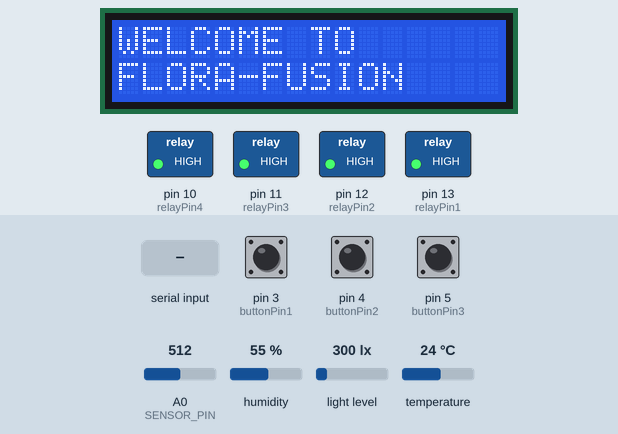
The sketch below on a simulated Arduino Uno, built with avr-gcc and run on an emulated ATmega328P. Parts: 16×2 character LCD, switched loads named in the sketch (green lamp = pin HIGH). Wiring (inferred from the names in the program): HTU21/Si7021 sensor at I2C address 0x40. Inputs (shaded band) come from the test bench; at power-on: pin 3 (buttonPin1) HIGH, pin 4 (buttonPin2) HIGH, pin 5 (buttonPin3) HIGH, A0 (SENSOR_PIN) = 512, humidity 55 %, light level 300 lx, temperature 24 °C. What the sketch prints to the serial monitor is not drawn.

Above: at 1.2 s.
1.3 s: pin 3 (buttonPin1) pulled LOW for 0.15 s
At 11.6 s:
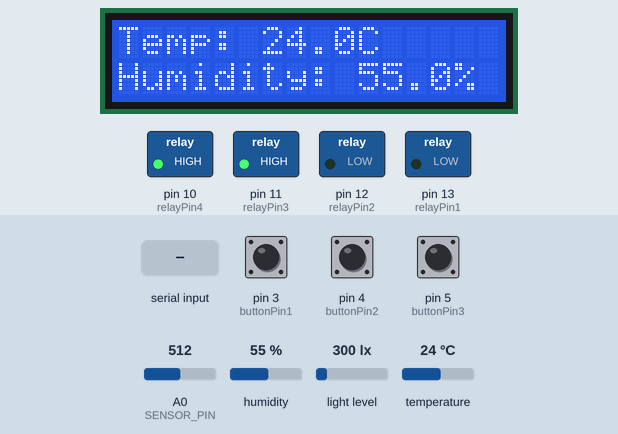
15.4 s: pin 4 (buttonPin2) pulled LOW for 0.15 s
At 16.8 s:
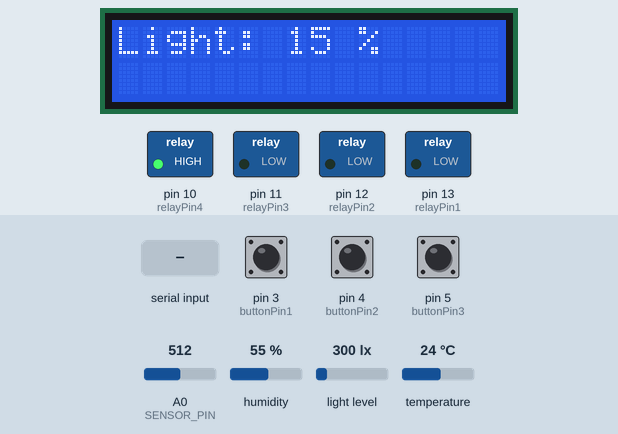
29.5 s: "Relay Fan: OFF\n" received over Serial
At 31.4 s:
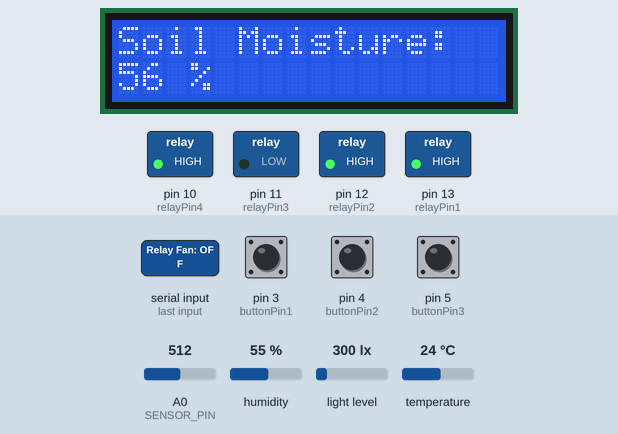
43.5 s: pin 5 (buttonPin3) pulled LOW for 0.15 s
At 44.2 s:
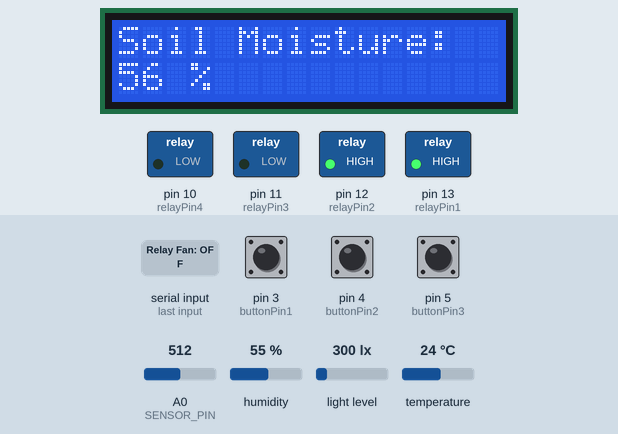
57.6 s: "Relay Light: OFF\n" received over Serial
At 58.2 s:
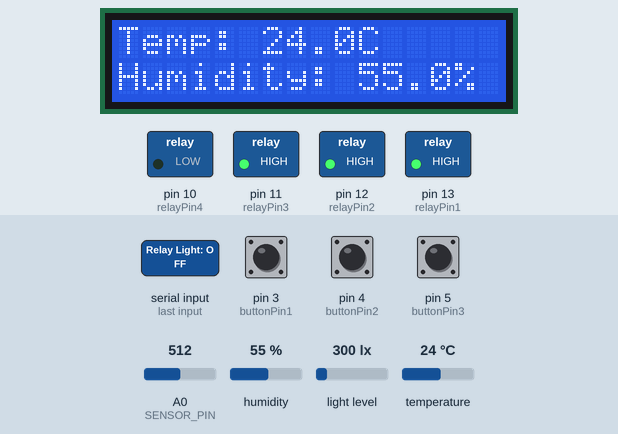
62.1 s: "Relay Fan: ON\n" received over Serial
At 62.5 s:
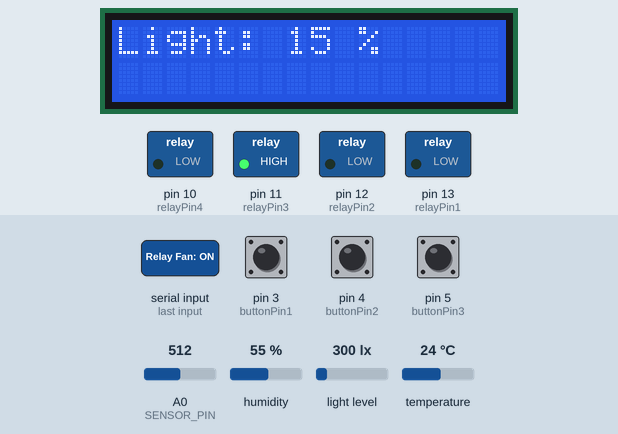
Timing chart, 0 to 65.1 s (numbered marks = the images above; inputs shaded):
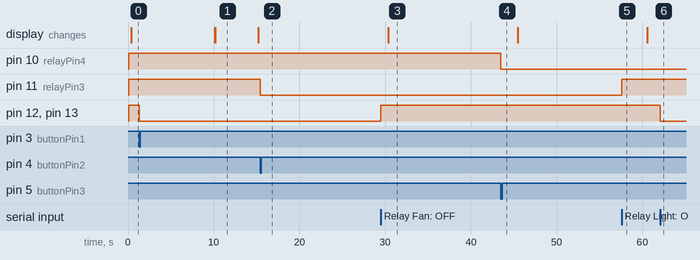

The sketch:

FINAL_UNO.ino
```cpp
#include <Wire.h>
#include <LiquidCrystal_I2C.h>
#include <BH1750.h>

#define SI7021_ADDR 0x40  // 7-bit I2C address of Si7021
#define BUTTON_PIN 6      // Pin for the push button
#define SENSOR_PIN A0     // Pin for the Soil Moisture Sensor

// Si7021 command codes
#define CMD_MEASURE_RH_WITHHOLD  0xE5  // Measure RH with Hold Master
#define CMD_MEASURE_TEMP_WITHHOLD 0xE3  // Measure Temperature with Hold Master

// Pin Definitions for Relays
const int relayPin1 = 13;     // Pin for fan 1
const int relayPin2 = 12;     // Pin for fan 2
const int relayPin3 = 11;     // Pin for lights
const int relayPin4 = 10;     // Pin for pump

// Pin Definitions for Buttons
const int buttonPin1 = 3;     // Button 1 for both fans
const int buttonPin2 = 4;     // Button 2 for lights
const int buttonPin3 = 5;     // Button 3 for pump

// Variables to track actuator states
bool fanState = false;        // Fan state (both fans controlled by one button)
bool lightsState = false;     // Lights state
bool pumpState = false;       // Pump state

// Variables for button press logic
int buttonState1 = 0;
int lastButtonState1 = 0;

int buttonState2 = 0;
int lastButtonState2 = 0;

int buttonState3 = 0;
int lastButtonState3 = 0;

// Initialize the LCD (address 0x27, 16 columns, 2 rows)
LiquidCrystal_I2C lcd(0x27, 16, 2);

// Initialize the BH1750 light sensor
BH1750 lightMeter;

// Soil Moisture Sensor Calibration Values
const int SOIL_DRY_VALUE = 847;   // dry soil (your measured average)
const int SOIL_WET_VALUE = 250;   // wet soil (your measured average)

int screenState = 0;  // Track the current screen (0 = Temp/Humidity, 1 = Light, 2 = Soil Moisture)
unsigned long lastSensorUpdate = 0;  // Time of last sensor update
const unsigned long sensorUpdateInterval = 5000;  // 5 seconds delay between updates
unsigned long lastScreenChange = 0;  // Time of last screen change
const unsigned long screenCycleInterval = 15000;  // 15 seconds interval for automatic screen change
unsigned long lastDebounceTime = 0;  // To handle debouncing
bool lastButtonState = HIGH;  // Button is pulled up, so it starts HIGH

// Time for welcome screen
unsigned long welcomeStartTime = 0;
bool welcomeScreenShown = false;

// Variables for receiving commands from ESP8266
String receivedCommand = "";
bool commandReceived = false;

void setup() {
  Serial.begin(9600);  // Start serial communication with the ESP8266
  Wire.begin();  // Join I2C bus as master

  // Initialize LCD
  lcd.begin(16, 2);  // Initialize LCD with 16 columns and 2 rows
  lcd.backlight();  // Turn on the backlight

  // Initialize the BH1750 light sensor
  lightMeter.begin();

  // Reset the Si7021 sensor
  Wire.beginTransmission(SI7021_ADDR);
  Wire.write(0xFE);  // Reset command
  Wire.endTransmission();
  delay(15);  // Allow time for reset

  // Check if the Si7021 sensor is present
  if (checkSensor()) {
    Serial.println("Si7021 sensor found.");
  } else {
    Serial.println("Si7021 sensor not found.");
  }

  // Set the button pin as input with internal pull-up
  pinMode(BUTTON_PIN, INPUT_PULLUP);

  // Initialize relay pins as output
  pinMode(relayPin1, OUTPUT);
  pinMode(relayPin2, OUTPUT);
  pinMode(relayPin3, OUTPUT);
  pinMode(relayPin4, OUTPUT);

  // Initialize the button pins as input with internal pull-up resistor
  pinMode(buttonPin1, INPUT_PULLUP);
  pinMode(buttonPin2, INPUT_PULLUP);
  pinMode(buttonPin3, INPUT_PULLUP);

  // Start with all actuators turned off
  digitalWrite(relayPin1, HIGH);
  digitalWrite(relayPin2, HIGH);
  digitalWrite(relayPin3, HIGH);
  digitalWrite(relayPin4, HIGH);

  // Display welcome screen for 10 seconds
  welcomeStartTime = millis();
  welcomeScreenShown = true;
}

void loop() {
  // Check for incoming commands from ESP8266
  receiveCommandFromESP();

  // Process any received commands
  if (commandReceived) {
    processCommand(receivedCommand);
    commandReceived = false;
    receivedCommand = "";
  }

  // Read the current state of each button
  buttonState1 = digitalRead(buttonPin1);
  buttonState2 = digitalRead(buttonPin2);
  buttonState3 = digitalRead(buttonPin3);

  // Button 1 - Toggle both fans
  if (buttonState1 == LOW && lastButtonState1 == HIGH && (millis() - lastDebounceTime) > 20) {  // 20ms debounce for faster response
    fanState = !fanState;
    digitalWrite(relayPin1, fanState ? LOW : HIGH);
    digitalWrite(relayPin2, fanState ? LOW : HIGH);
    Serial.println(fanState ? "Fans ON" : "Fans OFF");
    lastDebounceTime = millis();  // Update debounce time
  }

  // Button 2 - Toggle lights
  if (buttonState2 == LOW && lastButtonState2 == HIGH && (millis() - lastDebounceTime) > 20) {  // 20ms debounce for faster response
    lightsState = !lightsState;
    digitalWrite(relayPin3, lightsState ? LOW : HIGH);
    Serial.println(lightsState ? "Lights ON" : "Lights OFF");
    lastDebounceTime = millis();  // Update debounce time
  }

  // Button 3 - Toggle pump
  if (buttonState3 == LOW && lastButtonState3 == HIGH && (millis() - lastDebounceTime) > 20) {  // 20ms debounce for faster response
    pumpState = !pumpState;
    digitalWrite(relayPin4, pumpState ? LOW : HIGH);
    Serial.println(pumpState ? "Pump ON" : "Pump OFF");
    lastDebounceTime = millis();  // Update debounce time
  }

  // Save the current button state for the next loop
  lastButtonState1 = buttonState1;
  lastButtonState2 = buttonState2;
  lastButtonState3 = buttonState3;

  // Display the welcome screen if not already shown
  if (welcomeScreenShown) {
    lcd.clear();
    lcd.setCursor(0, 0);
    lcd.print("WELCOME TO");
    lcd.setCursor(0, 1);
    lcd.print("FLORA-FUSION");

    if (millis() - welcomeStartTime > 10000) {  // 10 seconds delay for welcome screen
      welcomeScreenShown = false;
      lcd.clear();  // Clear the LCD after the welcome screen
    }
    return;  // Skip the rest of the loop to show the welcome screen
  }

  // Automatically switch screen every 15 seconds
  if (millis() - lastScreenChange >= screenCycleInterval) {
    screenState = (screenState + 1) % 3;  // Cycle between 0, 1, 2 for 3 screens
    lastScreenChange = millis();  // Update the last screen change timestamp
  }

  // Read data from sensors only if it's time for an update
  if (millis() - lastSensorUpdate >= sensorUpdateInterval) {
    float humidity = readHumidity();
    float temperature = readTemperature();
    int light = readLightIntensity();  // Read light as percentage
    int moisturePercent = readSoilMoisture();

    // Update the sensor data timestamp
    lastSensorUpdate = millis();

    // Display the current data depending on the screen state
    lcd.clear();  // Clear the LCD before updating
    switch (screenState) {
      case 0:  // Temperature and Humidity screen
        lcd.setCursor(0, 0);
        lcd.print("Temp: ");
        lcd.print(temperature, 1);
        lcd.print("C");

        lcd.setCursor(0, 1);
        lcd.print("Humidity: ");
        lcd.print(humidity, 1);
        lcd.print("%");
        break;

      case 1:  // Light Intensity screen (now in percentage)
        lcd.setCursor(0, 0);
        lcd.print("Light: ");
        lcd.print(light);
        lcd.print(" %");
        break;

      case 2:  // Soil Moisture screen
        lcd.setCursor(0, 0);
        lcd.print("Soil Moisture:");
        lcd.setCursor(0, 1);
        lcd.print(moisturePercent);
        lcd.print(" %");
        break;
    }

    // Serial Monitor output showing all data at once
    Serial.print("Temperature: ");
    Serial.print(temperature, 1);
    Serial.print(" C | Humidity: ");
    Serial.print(humidity, 1);
    Serial.print(" % | Light: ");
    Serial.print(light);
    Serial.print(" % | Soil Moisture: ");
    Serial.println(moisturePercent);

    // Send the sensor data to ESP8266 via Serial (as a comma-separated string)
    String dataPacket = String(temperature) + "," + String(humidity) + "," + String(light) + "," + String(moisturePercent);
    Serial.println(dataPacket);  // Send the data packet to ESP8266
  }
}

// Function to receive commands from ESP8266
void receiveCommandFromESP() {
  if (Serial.available()) {
    String incoming = Serial.readStringUntil('\n');
    incoming.trim(); // Remove any extra whitespace or newlines

    // Check if this is a relay command (starts with "Relay")
    if (incoming.startsWith("Relay")) {
      receivedCommand = incoming;
      commandReceived = true;
      Serial.print("Command received: ");
      Serial.println(incoming);
    }
  }
}

// Function to process commands from ESP8266
void processCommand(String command) {
  if (command == "Relay Fan: ON") {
    fanState = true;
    digitalWrite(relayPin1, LOW);  // Turn ON fan 1
    digitalWrite(relayPin2, LOW);  // Turn ON fan 2
    Serial.println("Fans turned ON via ESP command");
  }
  else if (command == "Relay Fan: OFF") {
    fanState = false;
    digitalWrite(relayPin1, HIGH);  // Turn OFF fan 1
    digitalWrite(relayPin2, HIGH);  // Turn OFF fan 2
    Serial.println("Fans turned OFF via ESP command");
  }
  else if (command == "Relay Light: ON") {
    lightsState = true;
    digitalWrite(relayPin3, LOW);  // Turn ON lights
    Serial.println("Lights turned ON via ESP command");
  }
  else if (command == "Relay Light: OFF") {
    lightsState = false;
    digitalWrite(relayPin3, HIGH);  // Turn OFF lights
    Serial.println("Lights turned OFF via ESP command");
  }
  else if (command == "Relay Pump: ON") {
    pumpState = true;
    digitalWrite(relayPin4, LOW);  // Turn ON pump
    Serial.println("Pump turned ON via ESP command");
  }
  else if (command == "Relay Pump: OFF") {
    pumpState = false;
    digitalWrite(relayPin4, HIGH);  // Turn OFF pump
    Serial.println("Pump turned OFF via ESP command");
  }
}

// Check if sensor is present on I2C
bool checkSensor() {
  Wire.beginTransmission(SI7021_ADDR);
  return Wire.endTransmission() == 0;  // If no error, sensor is present
}

// Read raw data from the Si7021 sensor
uint16_t readRaw(uint8_t cmd) {
  Wire.beginTransmission(SI7021_ADDR);
  Wire.write(cmd);
  Wire.endTransmission();
  delay(20);  // Wait for measurement to complete

  Wire.requestFrom(SI7021_ADDR, (uint8_t)2);  // Request 2 bytes of data
  return Wire.available() == 2 ? (Wire.read() << 8) | Wire.read() : 0;
}

// Read humidity from the Si7021 sensor
float readHumidity() {
  uint16_t raw = readRaw(CMD_MEASURE_RH_WITHHOLD);
  return ((125.0 * raw) / 65536.0) - 6.0;  // Convert to percentage
}

// Read temperature from the Si7021 sensor
float readTemperature() {
  uint16_t raw = readRaw(CMD_MEASURE_TEMP_WITHHOLD);
  return ((175.72 * raw) / 65536.0) - 46.85;  // Convert to Celsius
}

// Read light intensity from the BH1750 sensor and convert to percentage
int readLightIntensity() {
  uint16_t lux = lightMeter.readLightLevel();  // Returns light level in lux

  // Map the lux value from 0-2000 to 0-100%
  int lightPercentage = map(lux, 0, 2000, 0, 100);
  lightPercentage = constrain(lightPercentage, 0, 100);  // Ensure it is within the 0-100% range

  return lightPercentage;
}

// Read soil moisture percentage
int readSoilMoisture() {
  int rawValue = analogRead(SENSOR_PIN);  // Read the raw value from the soil sensor

  // Map soil dry → wet into 0%–100%
  int moisturePercent = map(rawValue, SOIL_DRY_VALUE, SOIL_WET_VALUE, 0, 100);
  moisturePercent = constrain(moisturePercent, 0, 100);  // Ensure it is within the 0-100% range
  return moisturePercent;
}
```

Measured:
- after the input at 1.3 s, pin 12 (relayPin2), pin 13 (relayPin1): HIGH → LOW at once
- after the input at 15.4 s, pin 11 (relayPin3): HIGH → LOW at once
- after the input at 29.5 s, pin 12 (relayPin2), pin 13 (relayPin1): LOW → HIGH at once
- after the input at 43.5 s, pin 10 (relayPin4): HIGH → LOW at once
- after the input at 57.6 s, pin 11 (relayPin3): LOW → HIGH at once
- after the input at 62.1 s, pin 12 (relayPin2), pin 13 (relayPin1): HIGH → LOW at once
- what the display in image 1 shows lasts 5.0 s, from 10.2 s to 15.2 s
